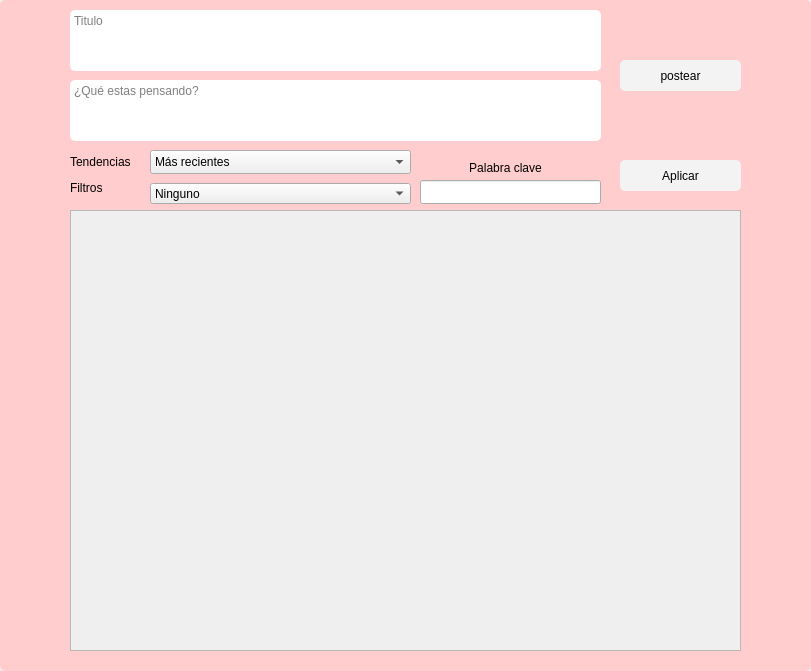
<?xml version="1.0" encoding="UTF-8"?>
<ui version="4.0">
 <class>Home</class>
 <widget class="QWidget" name="Home">
  <property name="geometry">
   <rect>
    <x>0</x>
    <y>0</y>
    <width>811</width>
    <height>671</height>
   </rect>
  </property>
  <property name="windowTitle">
   <string>Form</string>
  </property>
  <widget class="QLabel" name="label">
   <property name="geometry">
    <rect>
     <x>0</x>
     <y>0</y>
     <width>811</width>
     <height>671</height>
    </rect>
   </property>
   <property name="styleSheet">
    <string notr="true">background-color: rgb(255, 205, 206);
border-radius: 5px;</string>
   </property>
   <property name="text">
    <string/>
   </property>
  </widget>
  <widget class="QTextEdit" name="te_content">
   <property name="geometry">
    <rect>
     <x>70</x>
     <y>80</y>
     <width>531</width>
     <height>61</height>
    </rect>
   </property>
   <property name="styleSheet">
    <string notr="true">border-radius: 5px;
background-color: white;
color: rgb(0, 0, 0);</string>
   </property>
   <property name="placeholderText">
    <string>¿Qué estas pensando?</string>
   </property>
  </widget>
  <widget class="QPushButton" name="pb_post">
   <property name="geometry">
    <rect>
     <x>620</x>
     <y>60</y>
     <width>121</width>
     <height>31</height>
    </rect>
   </property>
   <property name="styleSheet">
    <string notr="true">border-radius: 5px;
background-color: white;
color: rgb(0, 0, 0);
background-color: rgb(243, 243, 243);</string>
   </property>
   <property name="text">
    <string>postear</string>
   </property>
  </widget>
  <widget class="QTextEdit" name="te_title">
   <property name="geometry">
    <rect>
     <x>70</x>
     <y>10</y>
     <width>531</width>
     <height>61</height>
    </rect>
   </property>
   <property name="styleSheet">
    <string notr="true">border-radius: 5px;
background-color: white;
color: rgb(0, 0, 0);</string>
   </property>
   <property name="placeholderText">
    <string>Titulo</string>
   </property>
  </widget>
  <widget class="QScrollArea" name="sa_posts">
   <property name="geometry">
    <rect>
     <x>70</x>
     <y>210</y>
     <width>671</width>
     <height>441</height>
    </rect>
   </property>
   <property name="widgetResizable">
    <bool>true</bool>
   </property>
   <widget class="QWidget" name="sa_postscontent">
    <property name="geometry">
     <rect>
      <x>0</x>
      <y>0</y>
      <width>669</width>
      <height>439</height>
     </rect>
    </property>
   </widget>
  </widget>
  <widget class="QComboBox" name="cb_trends">
   <property name="geometry">
    <rect>
     <x>150</x>
     <y>150</y>
     <width>261</width>
     <height>24</height>
    </rect>
   </property>
   <property name="currentIndex">
    <number>0</number>
   </property>
   <item>
    <property name="text">
     <string>Más recientes</string>
    </property>
   </item>
   <item>
    <property name="text">
     <string>Más reacciones</string>
    </property>
   </item>
   <item>
    <property name="text">
     <string>Más relevantes</string>
    </property>
   </item>
  </widget>
  <widget class="QPushButton" name="pb_aplicar">
   <property name="geometry">
    <rect>
     <x>620</x>
     <y>160</y>
     <width>121</width>
     <height>31</height>
    </rect>
   </property>
   <property name="styleSheet">
    <string notr="true">border-radius: 5px;
background-color: white;
color: rgb(0, 0, 0);
background-color: rgb(243, 243, 243);</string>
   </property>
   <property name="text">
    <string>Aplicar</string>
   </property>
  </widget>
  <widget class="QComboBox" name="cb_filters">
   <property name="geometry">
    <rect>
     <x>150</x>
     <y>183</y>
     <width>261</width>
     <height>21</height>
    </rect>
   </property>
   <item>
    <property name="text">
     <string>Ninguno</string>
    </property>
   </item>
   <item>
    <property name="text">
     <string>Igual a</string>
    </property>
   </item>
   <item>
    <property name="text">
     <string>Empieza con</string>
    </property>
   </item>
   <item>
    <property name="text">
     <string>Termina con</string>
    </property>
   </item>
   <item>
    <property name="text">
     <string>Está contenido en</string>
    </property>
   </item>
   <item>
    <property name="text">
     <string>No está contenido en</string>
    </property>
   </item>
  </widget>
  <widget class="QLabel" name="label_2">
   <property name="geometry">
    <rect>
     <x>70</x>
     <y>150</y>
     <width>81</width>
     <height>24</height>
    </rect>
   </property>
   <property name="text">
    <string>Tendencias</string>
   </property>
   <property name="alignment">
    <set>Qt::AlignLeading|Qt::AlignLeft|Qt::AlignVCenter</set>
   </property>
  </widget>
  <widget class="QLabel" name="label_3">
   <property name="geometry">
    <rect>
     <x>70</x>
     <y>180</y>
     <width>55</width>
     <height>16</height>
    </rect>
   </property>
   <property name="text">
    <string>Filtros</string>
   </property>
  </widget>
  <widget class="QLineEdit" name="le_wordKey">
   <property name="geometry">
    <rect>
     <x>420</x>
     <y>180</y>
     <width>181</width>
     <height>24</height>
    </rect>
   </property>
  </widget>
  <widget class="QLabel" name="label_4">
   <property name="geometry">
    <rect>
     <x>420</x>
     <y>160</y>
     <width>171</width>
     <height>16</height>
    </rect>
   </property>
   <property name="text">
    <string>Palabra clave</string>
   </property>
   <property name="alignment">
    <set>Qt::AlignCenter</set>
   </property>
  </widget>
 </widget>
 <resources/>
 <connections/>
</ui>
